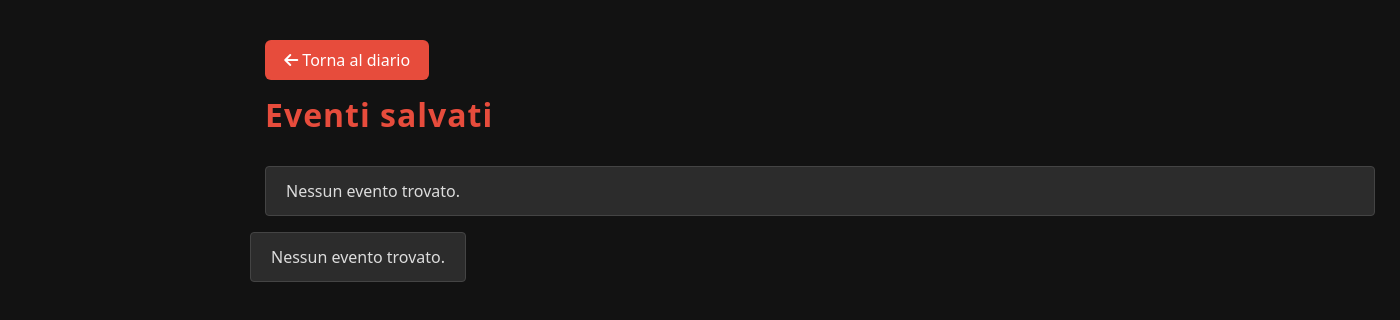
Page /lista_eventi/4/ (signed in) on the earlier database version.
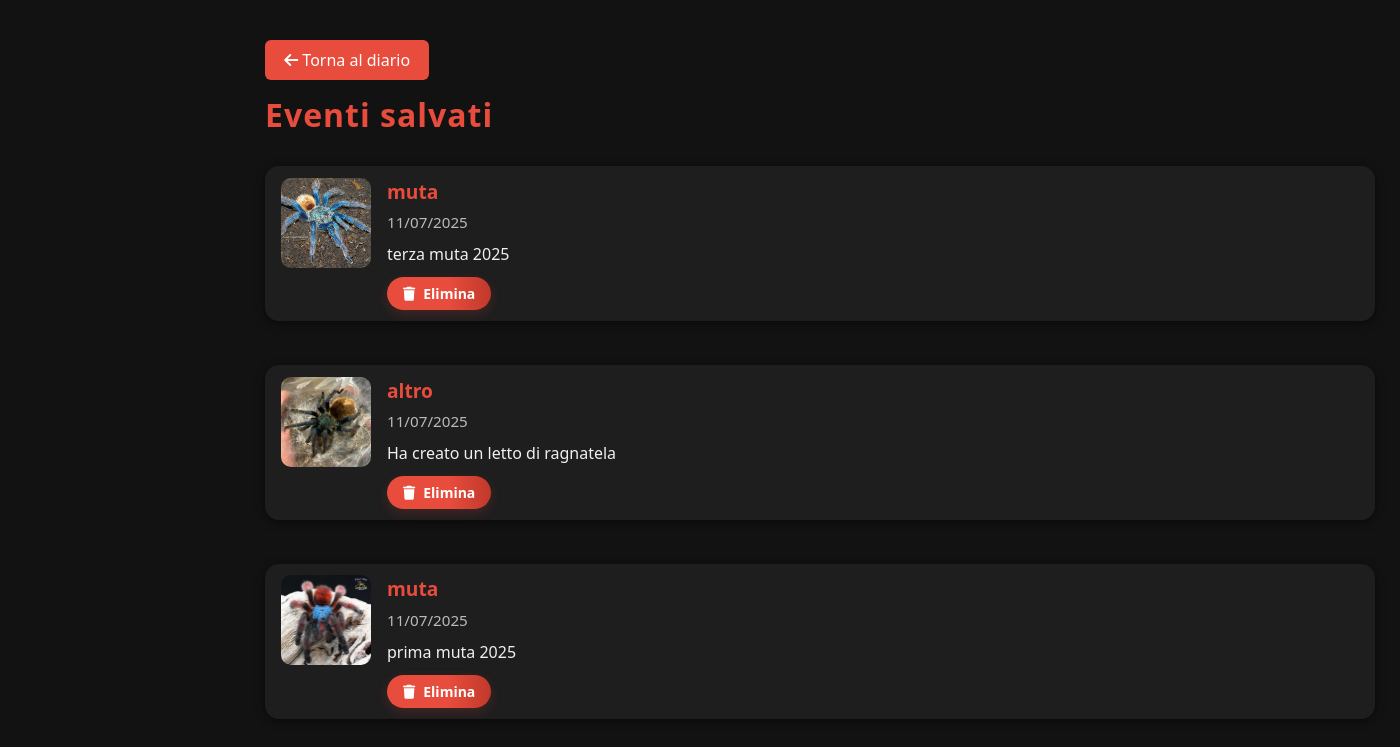
Same page on the later database version.
### My_Spider/models.py (models this page shows)
class Evento(models.Model):
    id_evento = models.AutoField(primary_key=True)
    tipo = models.CharField(max_length=50)
    data = models.DateField()
    note = models.TextField(blank=True)
    foto = models.ImageField(upload_to='eventi_foto/', blank=True, null=True)
    id_tarantola = models.ForeignKey(spider, on_delete=models.CASCADE, related_name='eventi')

### My_Spider/views.py (the view)
# urls.py: path('lista_eventi/<int:spider_id>/', views.lista_eventi_view, name='lista_eventi'),
def lista_eventi_view(request, spider_id):
    logged_in = request.session.get('logged_in', False)
    if not logged_in:
        return redirect('login')
    eventi = Evento.objects.filter(id_tarantola=spider_id)
    context = {
        'logged_in': logged_in,
        'username': request.session.get('username', 'Utente'),
        'eventi': eventi
    }
    return render(request, 'lista_eventi.html', context)

### templates/lista_eventi.html (shortened to what this page needs)
{% load static %}
<!DOCTYPE html>
<html lang="it">
<head>
    <link rel="stylesheet" href="https://cdnjs.cloudflare.com/ajax/libs/font-awesome/6.4.2/css/all.min.css">
    <link rel="stylesheet" href="{% static 'css/bootstrap.min.css' %}">
    <link rel="stylesheet" href="{% static 'css/fontawesome.min.css' %}">
</head>
<body>
<div class="container">
    <a href="{% url 'diario' %}" class="back-btn mb-3"><i class="fas fa-arrow-left"></i> Torna al diario</a>
    <h2 class="page-title">Eventi salvati</h2>
    <div class="row">
        {% for evento in eventi %}
        <div class="col-12 mb-3">
            <div class="card" style="padding: 0.7rem 1rem;">
                <div style="display: flex; align-items: flex-start; gap: 1rem;">
                    {% if evento.foto %}
                    <img src="{{ evento.foto.url }}" class="card-img-top" alt="Foto evento" style="width: 90px; height: 90px; object-fit: cover; border-radius: 10px; margin: 0;">
                    {% endif %}
                    <div style="flex: 1;">
                        <div class="event-title" style="margin-bottom: 0.3rem;">{{ evento.tipo }}</div>
                        <div class="event-date" style="margin-bottom: 0.5rem;">{{ evento.data|date:"d/m/Y" }}</div>
                        <p class="card-text" style="margin-bottom: 0.7rem;">{{ evento.note }}</p>
                        <form method="post" action="{% url 'elimina_evento' evento.pk %}">
                            <button type="submit" class="delete-btn" style="padding: 6px 16px; font-size: 14px;">
                                <i class="fas fa-trash"></i> Elimina
                            </button>
                        </form>
                    </div>
                </div>
            </div>
        </div>
        {% empty %}
        <div class="col-12">
            <div class="alert alert-info">Nessun evento trovato.</div>
        </div>
            <div class="alert alert-info">Nessun evento trovato.</div>
        </div>
        {% endfor %}
    </div>
</div>
</body>
</html>

### templates/lista_eventi.html (style rules this page uses)
body { background: #121212; font-family: 'Segoe UI', Arial, sans-serif; color: #f0f0f0; }
.container { margin-top: 40px; margin-left: 250px; }
.page-title { color: #e74c3c; font-weight: 700; margin-bottom: 2rem; letter-spacing: 1px; }
.back-btn { background: #e74c3c; color: #fff; border: none; border-radius: 6px; padding: 0.5rem 1.2rem; margin-bottom: 2rem; font-weight: 500; text-decoration: none; transition: background 0.2s; display: inline-block; }
.card { border-radius: 14px; box-shadow: 0 2px 10px rgba(0, 0, 0, 0.5); border: none; margin-bottom: 28px; background: #1e1e1e; color: #f0f0f0; }
.card-img-top { border-top-left-radius: 14px; border-top-right-radius: 14px; object-fit: cover; height: 180px; }
.event-title { color: #e74c3c; font-weight: 600; font-size: 1.2rem; }
.event-date { font-size: 0.95rem; color: #bbb; margin-bottom: 0.5rem; }
.card-text { font-size: 1rem; }
.delete-btn { margin-top: 10px; padding: 10px 22px; background: linear-gradient(90deg, #e74c3c 60%, #c0392b 100%); color: #fff; border: none; border-radius: 30px; cursor: pointer; font-weight: bold; font-size: 16px; box-shadow: 0 4px 12px rgba(231,76,60,0.18); display: flex; align-items: center; gap: 8px; transition: background 0.2s; }

Differences in the rows shown:
added Evento: foto (picture), tipo "muta", data "11/07/2025", note "terza muta 2025"
added Evento: foto (picture), tipo "altro", data "11/07/2025", note "Ha creato un letto di ragnatela"
added Evento: foto (picture), tipo "muta", data "11/07/2025", note "prima muta 2025"
Other differences:
text no longer shown: "Nessun evento trovato. Nessun evento trovato."
